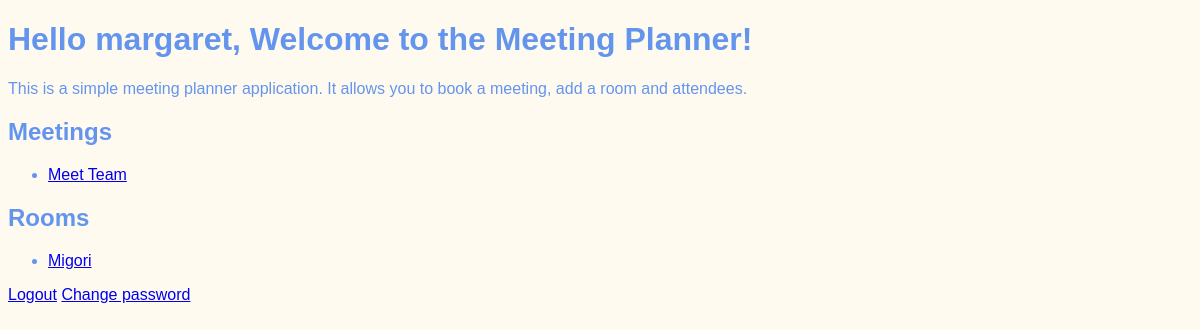
Page / (signed in) on the earlier database version.
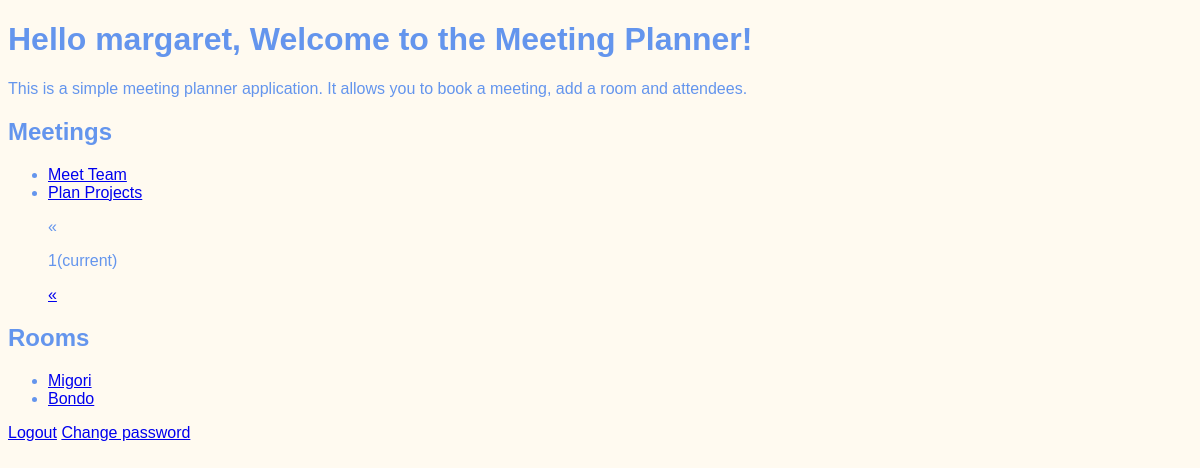
Same page on the later database version.
### meetings/models.py (models this page shows, shortened)
class Meeting(models.Model):
    title = models.CharField(max_length=200)
    date = models.DateField()
    start_time = models.TimeField(default=time(9))
    duration = models.IntegerField(default=1)
    room = models.ForeignKey(Room, on_delete=models.CASCADE)

class Room(models.Model):
    name = models.CharField(max_length=50)
    floor_number = models.IntegerField()
    room_number = models.IntegerField()

### landing/views.py (the view)
# urls.py: path('', WelcomeView.as_view(), name='home'),
class WelcomeView(View):
    def get(self, request):
        all_meetings = Meeting.objects.all()
        paginated_meetings =  Paginator(all_meetings, 2)
        pages = request.GET.get('page', 1)
        try:
            meetings = paginated_meetings.page(pages)
        except PageNotAnInteger:
            meetings = paginated_meetings.page(1)
        return render(request, "landing/welcome.html",
                    {"meetings": meetings,
                    "rooms": Room.objects.all()})

### landing/templates/landing/welcome.html (shortened to what this page needs)
{% extends "base.html" %}
{% block content %}
    <h1> Hello {{ user.username|default:'Guest' }}, Welcome to the Meeting Planner!</h1>
    <p>
        This is a simple meeting planner application.
        It allows you to book a meeting, add a room and attendees.
    </p>
<div>
    {% if user.is_authenticated %}
    <h2>Meetings</h2>
    <ul>
        {% for meeting in meetings%}
            <li>
                <a href="{% url 'meeting' meeting.id %}">
                    {{meeting.title}}
                </a>
            </li>
        {%endfor %}
    </ul>
    {% if meetings.has_other_pages %}
    <ul>
        <p class="pagination">
            {% if meetings.has_previous %}
                <p><a href="?page={{meetings.previous_page_number}}">&laquo;</a></p>
            {% else%}
            <p class="disabled"<span>&laquo;</span></p>
            {%endif %}
        {% for i in meetings.paginator.page_range%}
            {% if meetings.number == i %}
            <p class="active"> <span>{{ i }}<span class= "sr-only">(current) </span></span></p>
            {% else %}
                <a href="?page={{ i }}"></a>
            {%endif %}
        {%endfor %}
        {% if meetings.has_next %}
            <p><a href="?page={{meetings.next_page_number}}">&laquo;</a></p>
        {% else %}
            <p class="disabled"<span>&laquo;</span></p>
        {%endif %}
        </p>
    </ul>
    {%endif %}
    <h2>Rooms</h2>
    <ul>
        {% for room in rooms%}
            <li>
                <a href="{% url 'room' room.id %}">
                    {{room.name}}
                </a>
            </li>
        {%endfor %}
    </ul>
        <a href="{% url 'logout' %}">Logout</a>
        <a href="{% url 'password_change' %}">Change password</a>
    {% else %}
        <p> Login to view and create meetings</p>
        <a href="{% url 'login' %}">Login</a>
    {% endif %}
</div>
{% endblock %}

### landing/templates/base.html (shortened to what this page needs)
{% load static %}
<!DOCTYPE html>
<html lang="en">
<head>
    <link rel="stylesheet" href="{% static 'landing/style.css' %}">
</head>
<body>
    {% block content %}
    {% endblock %}
</body>
</html>

### landing/static/landing/style.css (style rules this page uses)
body { font-family: sans-serif; color: cornflowerblue; background-color: floralwhite; }

Differences in the rows shown:
added Meeting: title "Plan Projects"
added Room: name "Bondo"
Other differences:
new list line: "1 (current)"
